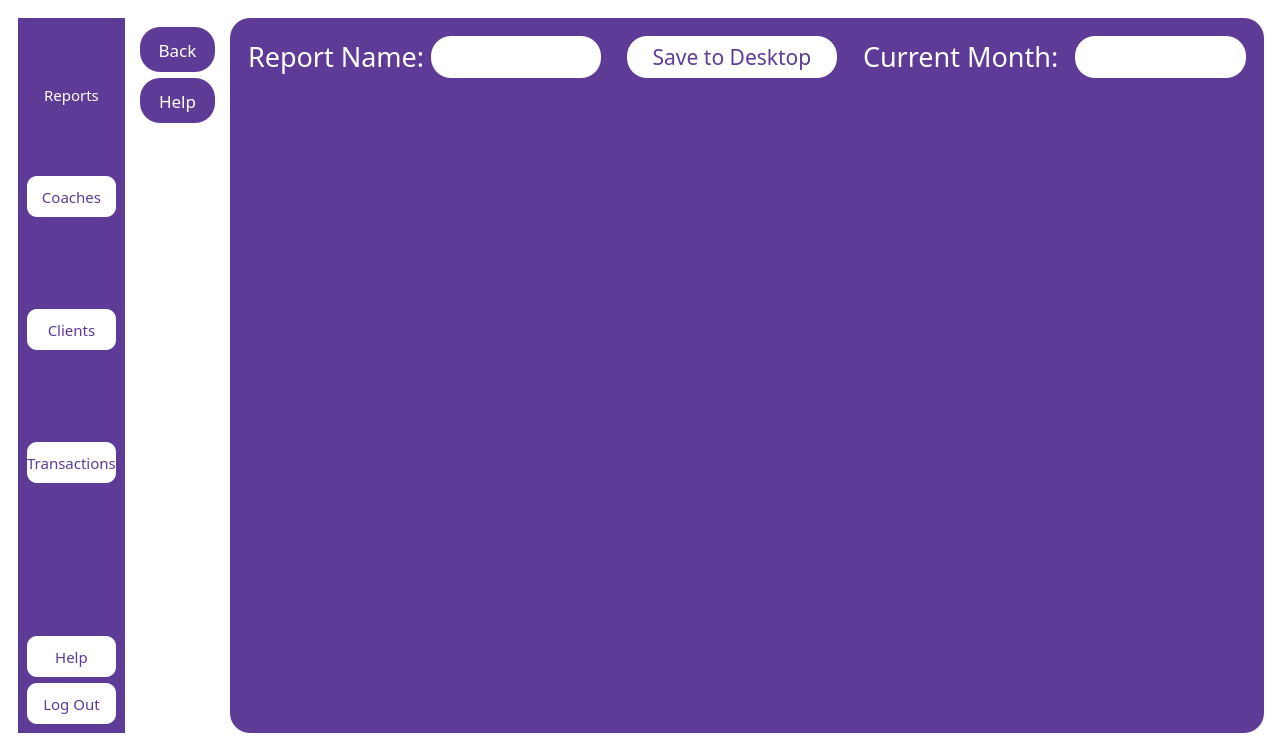
<?xml version="1.0" encoding="UTF-8"?>
<ui version="4.0">
 <class>MainWindow</class>
 <widget class="QMainWindow" name="MainWindow">
  <property name="geometry">
   <rect>
    <x>0</x>
    <y>0</y>
    <width>1282</width>
    <height>751</height>
   </rect>
  </property>
  <property name="windowTitle">
   <string>MainWindow</string>
  </property>
  <property name="styleSheet">
   <string notr="true">QMainWindow
{
background:white;
}</string>
  </property>
  <widget class="QWidget" name="centralwidget">
   <property name="styleSheet">
    <string notr="true">QWidget
{
background: white;
}</string>
   </property>
   <layout class="QVBoxLayout" name="verticalLayout">
    <item>
     <widget class="QWidget" name="widget" native="true">
      <layout class="QHBoxLayout" name="horizontalLayout">
       <item>
        <widget class="QWidget" name="widget_2" native="true">
         <property name="sizePolicy">
          <sizepolicy hsizetype="Fixed" vsizetype="Expanding">
           <horstretch>0</horstretch>
           <verstretch>0</verstretch>
          </sizepolicy>
         </property>
         <property name="maximumSize">
          <size>
           <width>139</width>
           <height>16777215</height>
          </size>
         </property>
         <property name="styleSheet">
          <string notr="true">QWidget
{
background-color:#5e3b96;
}</string>
         </property>
         <layout class="QVBoxLayout" name="verticalLayout_2">
          <item>
           <widget class="QLabel" name="label">
            <property name="sizePolicy">
             <sizepolicy hsizetype="Fixed" vsizetype="Fixed">
              <horstretch>0</horstretch>
              <verstretch>0</verstretch>
             </sizepolicy>
            </property>
            <property name="maximumSize">
             <size>
              <width>121</width>
              <height>41</height>
             </size>
            </property>
            <property name="text">
             <string/>
            </property>
            <property name="pixmap">
             <pixmap>../../softeng-main/logos/logog.jpg</pixmap>
            </property>
            <property name="scaledContents">
             <bool>true</bool>
            </property>
           </widget>
          </item>
          <item>
           <widget class="QLabel" name="label_2">
            <property name="sizePolicy">
             <sizepolicy hsizetype="Fixed" vsizetype="Fixed">
              <horstretch>0</horstretch>
              <verstretch>0</verstretch>
             </sizepolicy>
            </property>
            <property name="maximumSize">
             <size>
              <width>121</width>
              <height>41</height>
             </size>
            </property>
            <property name="font">
             <font>
              <family>Arial Black</family>
              <pointsize>11</pointsize>
             </font>
            </property>
            <property name="styleSheet">
             <string notr="true">QLabel
{
color:white;
}</string>
            </property>
            <property name="text">
             <string>Reports</string>
            </property>
            <property name="alignment">
             <set>Qt::AlignmentFlag::AlignCenter</set>
            </property>
           </widget>
          </item>
          <item>
           <widget class="QWidget" name="widget_5" native="true">
            <layout class="QVBoxLayout" name="verticalLayout_4">
             <property name="spacing">
              <number>37</number>
             </property>
             <property name="leftMargin">
              <number>0</number>
             </property>
             <property name="topMargin">
              <number>0</number>
             </property>
             <property name="rightMargin">
              <number>0</number>
             </property>
             <property name="bottomMargin">
              <number>90</number>
             </property>
             <item>
              <widget class="QPushButton" name="coaches">
               <property name="sizePolicy">
                <sizepolicy hsizetype="Fixed" vsizetype="Fixed">
                 <horstretch>0</horstretch>
                 <verstretch>0</verstretch>
                </sizepolicy>
               </property>
               <property name="maximumSize">
                <size>
                 <width>121</width>
                 <height>41</height>
                </size>
               </property>
               <property name="font">
                <font>
                 <family>Arial Black</family>
                 <pointsize>11</pointsize>
                </font>
               </property>
               <property name="styleSheet">
                <string notr="true">QPushButton
{
background-color:white ;
color:#5e3b96;
 border-radius:10px;
}</string>
               </property>
               <property name="text">
                <string>Coaches</string>
               </property>
              </widget>
             </item>
             <item>
              <widget class="QPushButton" name="clients">
               <property name="sizePolicy">
                <sizepolicy hsizetype="Fixed" vsizetype="Fixed">
                 <horstretch>0</horstretch>
                 <verstretch>0</verstretch>
                </sizepolicy>
               </property>
               <property name="maximumSize">
                <size>
                 <width>121</width>
                 <height>41</height>
                </size>
               </property>
               <property name="font">
                <font>
                 <family>Arial Black</family>
                 <pointsize>11</pointsize>
                </font>
               </property>
               <property name="styleSheet">
                <string notr="true">QPushButton
{
background-color:white ;
color:#5e3b96;
 border-radius:10px;
}</string>
               </property>
               <property name="text">
                <string>Clients</string>
               </property>
              </widget>
             </item>
             <item>
              <widget class="QPushButton" name="transactions">
               <property name="sizePolicy">
                <sizepolicy hsizetype="Fixed" vsizetype="Fixed">
                 <horstretch>0</horstretch>
                 <verstretch>0</verstretch>
                </sizepolicy>
               </property>
               <property name="maximumSize">
                <size>
                 <width>121</width>
                 <height>41</height>
                </size>
               </property>
               <property name="font">
                <font>
                 <family>Arial Black</family>
                 <pointsize>11</pointsize>
                </font>
               </property>
               <property name="styleSheet">
                <string notr="true">QPushButton
{
background-color:white ;
color:#5e3b96;
 border-radius:10px;
}</string>
               </property>
               <property name="text">
                <string>Transactions</string>
               </property>
              </widget>
             </item>
            </layout>
           </widget>
          </item>
          <item>
           <widget class="QPushButton" name="help">
            <property name="sizePolicy">
             <sizepolicy hsizetype="Fixed" vsizetype="Fixed">
              <horstretch>0</horstretch>
              <verstretch>0</verstretch>
             </sizepolicy>
            </property>
            <property name="maximumSize">
             <size>
              <width>121</width>
              <height>41</height>
             </size>
            </property>
            <property name="font">
             <font>
              <family>Arial Black</family>
              <pointsize>11</pointsize>
             </font>
            </property>
            <property name="styleSheet">
             <string notr="true">QPushButton
{
background-color:white ;
color:#5e3b96;
 border-radius:10px;
}</string>
            </property>
            <property name="text">
             <string>Help</string>
            </property>
           </widget>
          </item>
          <item>
           <widget class="QPushButton" name="logout">
            <property name="sizePolicy">
             <sizepolicy hsizetype="Fixed" vsizetype="Fixed">
              <horstretch>0</horstretch>
              <verstretch>0</verstretch>
             </sizepolicy>
            </property>
            <property name="maximumSize">
             <size>
              <width>121</width>
              <height>41</height>
             </size>
            </property>
            <property name="font">
             <font>
              <family>Arial Black</family>
              <pointsize>11</pointsize>
             </font>
            </property>
            <property name="styleSheet">
             <string notr="true">QPushButton
{
background-color:white ;
color:#5e3b96;
 border-radius:10px;
}</string>
            </property>
            <property name="text">
             <string>Log Out</string>
            </property>
           </widget>
          </item>
         </layout>
        </widget>
       </item>
       <item>
        <widget class="QWidget" name="widget_4" native="true">
         <property name="sizePolicy">
          <sizepolicy hsizetype="Fixed" vsizetype="Preferred">
           <horstretch>0</horstretch>
           <verstretch>0</verstretch>
          </sizepolicy>
         </property>
         <layout class="QVBoxLayout" name="verticalLayout_3">
          <item>
           <widget class="QPushButton" name="back">
            <property name="sizePolicy">
             <sizepolicy hsizetype="Fixed" vsizetype="Fixed">
              <horstretch>0</horstretch>
              <verstretch>0</verstretch>
             </sizepolicy>
            </property>
            <property name="minimumSize">
             <size>
              <width>75</width>
              <height>45</height>
             </size>
            </property>
            <property name="font">
             <font>
              <family>Arial Black</family>
              <pointsize>13</pointsize>
             </font>
            </property>
            <property name="styleSheet">
             <string notr="true">QPushButton
{
background-color: #5e3b96;
color:white;
 border-radius:20px;
}</string>
            </property>
            <property name="text">
             <string>Back</string>
            </property>
           </widget>
          </item>
          <item>
           <widget class="QPushButton" name="help_2">
            <property name="sizePolicy">
             <sizepolicy hsizetype="Fixed" vsizetype="Fixed">
              <horstretch>0</horstretch>
              <verstretch>0</verstretch>
             </sizepolicy>
            </property>
            <property name="minimumSize">
             <size>
              <width>75</width>
              <height>45</height>
             </size>
            </property>
            <property name="font">
             <font>
              <family>Arial Black</family>
              <pointsize>13</pointsize>
             </font>
            </property>
            <property name="styleSheet">
             <string notr="true">QPushButton
{
background-color: #5e3b96;
color:white;
 border-radius:20px;
}</string>
            </property>
            <property name="text">
             <string>Help</string>
            </property>
           </widget>
          </item>
          <item>
           <spacer name="verticalSpacer_2">
            <property name="orientation">
             <enum>Qt::Orientation::Vertical</enum>
            </property>
            <property name="sizeHint" stdset="0">
             <size>
              <width>20</width>
              <height>40</height>
             </size>
            </property>
           </spacer>
          </item>
         </layout>
        </widget>
       </item>
       <item>
        <widget class="QWidget" name="widget_3" native="true">
         <property name="styleSheet">
          <string notr="true">QWidget
{
background-color:#5e3b96;
border-radius:20px;
}</string>
         </property>
         <layout class="QVBoxLayout" name="verticalLayout_5">
          <item>
           <widget class="QWidget" name="widget_6" native="true">
            <property name="sizePolicy">
             <sizepolicy hsizetype="Preferred" vsizetype="Preferred">
              <horstretch>0</horstretch>
              <verstretch>0</verstretch>
             </sizepolicy>
            </property>
            <property name="minimumSize">
             <size>
              <width>0</width>
              <height>50</height>
             </size>
            </property>
            <property name="maximumSize">
             <size>
              <width>16777215</width>
              <height>60</height>
             </size>
            </property>
            <property name="font">
             <font>
              <pointsize>10</pointsize>
             </font>
            </property>
            <layout class="QHBoxLayout" name="horizontalLayout_2">
             <item>
              <widget class="QLabel" name="label_3">
               <property name="sizePolicy">
                <sizepolicy hsizetype="Preferred" vsizetype="Fixed">
                 <horstretch>0</horstretch>
                 <verstretch>0</verstretch>
                </sizepolicy>
               </property>
               <property name="font">
                <font>
                 <family>Arial Black</family>
                 <pointsize>20</pointsize>
                </font>
               </property>
               <property name="styleSheet">
                <string notr="true">QLabel
{
color:white;
}</string>
               </property>
               <property name="text">
                <string>Report Name:</string>
               </property>
              </widget>
             </item>
             <item>
              <widget class="QTextEdit" name="reportname">
               <property name="sizePolicy">
                <sizepolicy hsizetype="Minimum" vsizetype="Fixed">
                 <horstretch>0</horstretch>
                 <verstretch>0</verstretch>
                </sizepolicy>
               </property>
               <property name="minimumSize">
                <size>
                 <width>40</width>
                 <height>20</height>
                </size>
               </property>
               <property name="font">
                <font>
                 <family>Arial Black</family>
                 <pointsize>16</pointsize>
                </font>
               </property>
               <property name="styleSheet">
                <string notr="true">QTextEdit
{
color:#5e3b96;
background-color:white;
}</string>
               </property>
              </widget>
             </item>
             <item>
              <spacer name="horizontalSpacer_3">
               <property name="orientation">
                <enum>Qt::Orientation::Horizontal</enum>
               </property>
               <property name="sizeType">
                <enum>QSizePolicy::Policy::Fixed</enum>
               </property>
               <property name="sizeHint" stdset="0">
                <size>
                 <width>20</width>
                 <height>20</height>
                </size>
               </property>
              </spacer>
             </item>
             <item>
              <widget class="QPushButton" name="savetodesktop">
               <property name="sizePolicy">
                <sizepolicy hsizetype="Preferred" vsizetype="Preferred">
                 <horstretch>0</horstretch>
                 <verstretch>0</verstretch>
                </sizepolicy>
               </property>
               <property name="minimumSize">
                <size>
                 <width>210</width>
                 <height>20</height>
                </size>
               </property>
               <property name="font">
                <font>
                 <family>Arial Black</family>
                 <pointsize>16</pointsize>
                </font>
               </property>
               <property name="styleSheet">
                <string notr="true">QPushButton{
background-color:white;
color:#5e3b96;
}</string>
               </property>
               <property name="text">
                <string>Save to Desktop</string>
               </property>
              </widget>
             </item>
             <item>
              <spacer name="horizontalSpacer">
               <property name="orientation">
                <enum>Qt::Orientation::Horizontal</enum>
               </property>
               <property name="sizeType">
                <enum>QSizePolicy::Policy::Fixed</enum>
               </property>
               <property name="sizeHint" stdset="0">
                <size>
                 <width>20</width>
                 <height>20</height>
                </size>
               </property>
              </spacer>
             </item>
             <item>
              <widget class="QLabel" name="label_4">
               <property name="sizePolicy">
                <sizepolicy hsizetype="Preferred" vsizetype="Fixed">
                 <horstretch>0</horstretch>
                 <verstretch>0</verstretch>
                </sizepolicy>
               </property>
               <property name="font">
                <font>
                 <family>Arial Black</family>
                 <pointsize>20</pointsize>
                </font>
               </property>
               <property name="styleSheet">
                <string notr="true">QLabel
{
color:white;
}</string>
               </property>
               <property name="text">
                <string>Current Month:</string>
               </property>
              </widget>
             </item>
             <item>
              <spacer name="horizontalSpacer_2">
               <property name="orientation">
                <enum>Qt::Orientation::Horizontal</enum>
               </property>
               <property name="sizeType">
                <enum>QSizePolicy::Policy::Fixed</enum>
               </property>
               <property name="sizeHint" stdset="0">
                <size>
                 <width>10</width>
                 <height>20</height>
                </size>
               </property>
              </spacer>
             </item>
             <item>
              <widget class="QTextEdit" name="currentmonth">
               <property name="sizePolicy">
                <sizepolicy hsizetype="Minimum" vsizetype="Fixed">
                 <horstretch>0</horstretch>
                 <verstretch>0</verstretch>
                </sizepolicy>
               </property>
               <property name="minimumSize">
                <size>
                 <width>40</width>
                 <height>20</height>
                </size>
               </property>
               <property name="font">
                <font>
                 <family>Arial Black</family>
                 <pointsize>16</pointsize>
                </font>
               </property>
               <property name="styleSheet">
                <string notr="true">QTextEdit
{
color:#5e3b96;
background-color:white;
}</string>
               </property>
              </widget>
             </item>
            </layout>
           </widget>
          </item>
          <item>
           <widget class="QWidget" name="widget_7" native="true">
            <layout class="QHBoxLayout" name="horizontalLayout_4">
             <item>
              <widget class="QTableWidget" name="tableWidget"/>
             </item>
            </layout>
           </widget>
          </item>
         </layout>
        </widget>
       </item>
      </layout>
     </widget>
    </item>
   </layout>
  </widget>
 </widget>
 <resources/>
 <connections/>
</ui>
